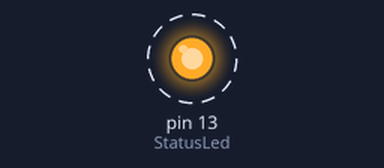
A sketch run on a simulated Arduino Uno, built with avr-gcc and run on an emulated ATmega328P. On the bench: output pins drawn as LEDs (lit = HIGH). Dashed ring = blinking. What the sketch prints to the serial monitor is not drawn.

Above: at 2.5 s.
Timing chart, 0 to 6.6 s (numbered marks = the images above):
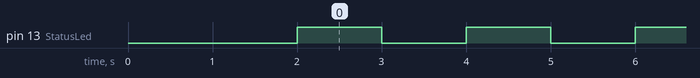

The sketch:

MultiTab.ino
```cpp
// MultiTab: test sketch for the IDE's editor tabs.
// The main file calls helpers that live in the other tabs (Led.ino, Status.ino);
// arduino-cli compiles all .ino files of the folder together.

// ================= OUTPUT PINS =================
#define StatusLed (13)

// ================= STATE FLAGS =================
bool ledOn = false;

void setup() {
    delay(2000);

    // ===== SERIAL =====
    Serial.begin(9600);

    // ===== PINS =====
    pinMode(StatusLed, OUTPUT); digitalWrite(StatusLed, LOW);

    printStatus("!BOOT_MULTITAB@");
}

void loop() {
    // ===== SCHEDULED =====
    ToggleLed();
    printStatus(ledOn ? "!LED_ON@" : "!LED_OFF@");
    delay(1000);
}
```

Led.ino
```cpp
// ================= LED HELPERS =================
void ToggleLed() {
    ledOn = !ledOn;
    digitalWrite(StatusLed, ledOn ? HIGH : LOW);
}
```

Status.ino
```cpp
// ================= SERIAL FUNCTIONS =================
void printStatus(const char *frame) {
    Serial.println(frame);
}
```

Measured:
- by itself, pin 13 (StatusLed): alternates HIGH for 1.0 s and LOW for 1.0 s
